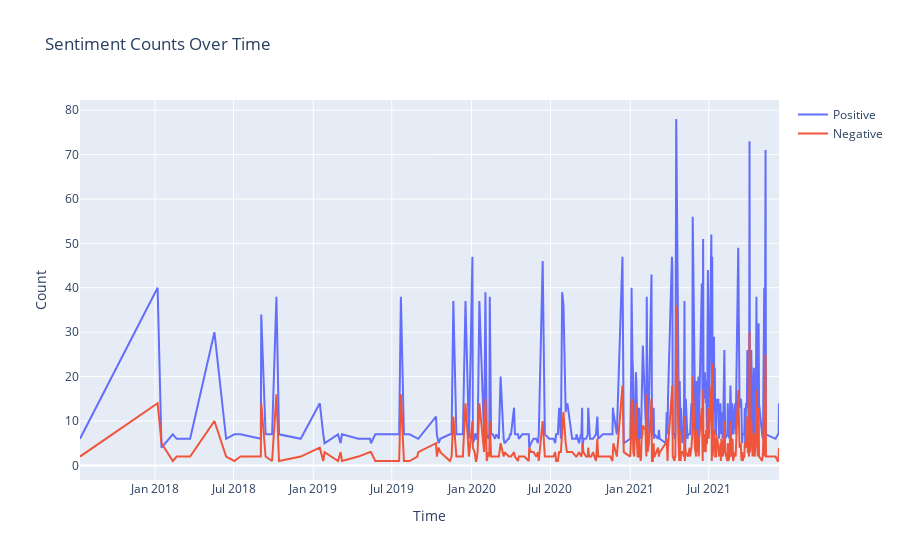

This figure's notebook cell:
### Code cell
sentiment_counts = df.groupby(['Time', 'Sentiment']).size().reset_index(name='count')

fig = go.Figure()
fig.add_trace(go.Scatter(x=sentiment_counts[sentiment_counts['Sentiment'] == 'positive']['Time'], 
                         y=sentiment_counts[sentiment_counts['Sentiment'] == 'positive']['count'], 
                         mode='lines', name='Positive'))

fig.add_trace(go.Scatter(x=sentiment_counts[sentiment_counts['Sentiment'] == 'negative']['Time'], 
                         y=sentiment_counts[sentiment_counts['Sentiment'] == 'negative']['count'], 
                         mode='lines', name='Negative'))
fig.update_layout(title='Sentiment Counts Over Time', xaxis_title='Time', yaxis_title='Count')
fig.show()

### Figure 1 — Plotly figure (JSON) as saved in the notebook; plotly's stock layout.template omitted (floating-point values rounded to 4 significant figures; data arrays with more than 128 entries replaced by an {"elided": "..."} marker saying what was removed)
{"data": [{"mode": "lines", "name": "Positive", "type": "scatter", "x": {"elided": "301 str values"}, "y": {"elided": "301 int values"}}, {"mode": "lines", "name": "Negative", "type": "scatter", "x": {"elided": "301 str values"}, "y": {"elided": "301 int values"}}], "layout": {"autosize": true, "title": {"text": "Sentiment Counts Over Time"}, "xaxis": {"autorange": true, "range": ["2017-07-12", "2021-12-10"], "title": {"text": "Time"}, "type": "date"}, "yaxis": {"autorange": true, "range": [-3.278, 82.28], "title": {"text": "Count"}, "type": "linear"}}}
